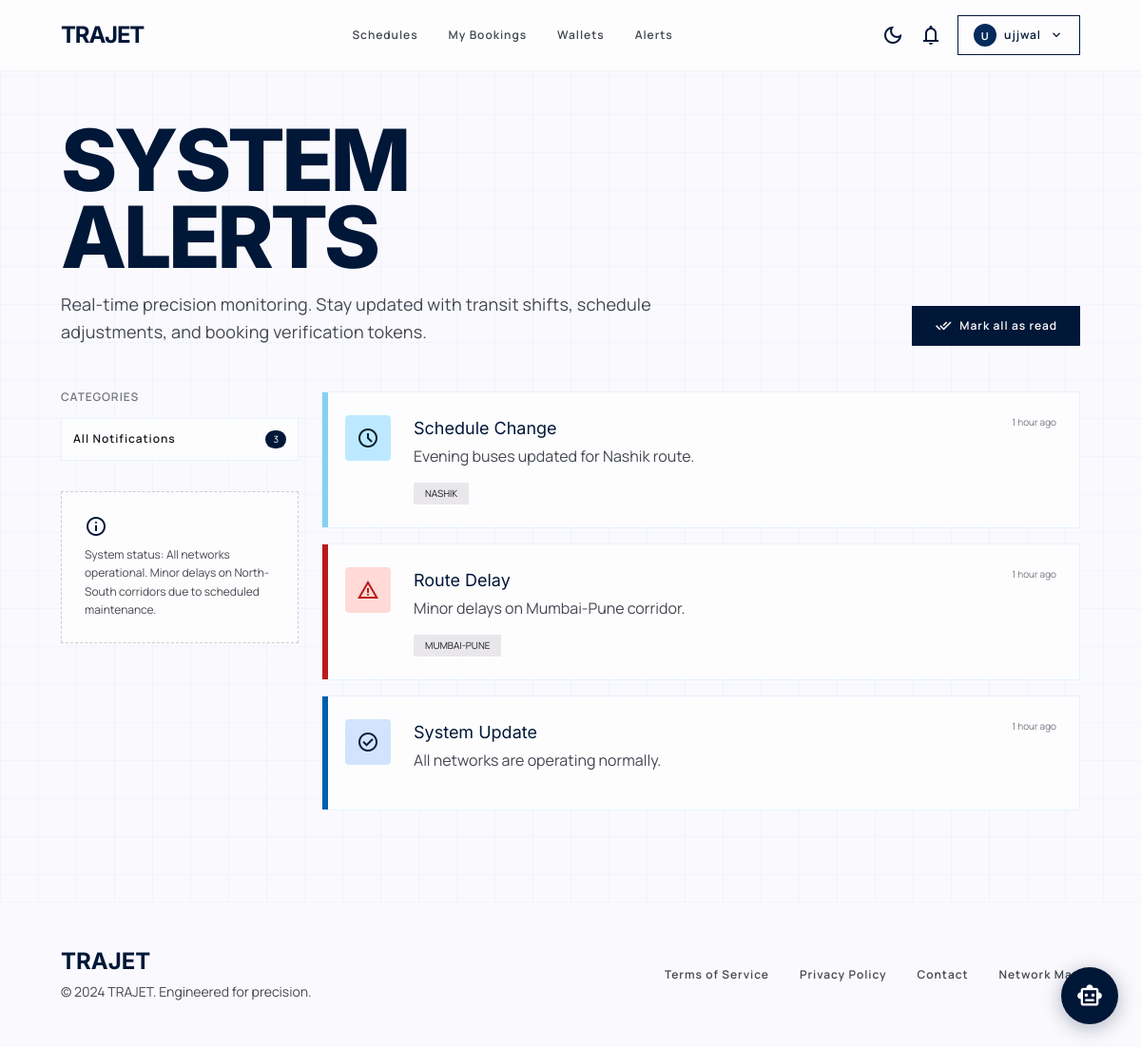
Screenshot of /alerts/ (signed in) with the database file from the repository.
### transit/models.py (models this page shows, shortened)
class Notification(models.Model):
    user = models.ForeignKey(User, on_delete=models.CASCADE, related_name='notifications')
    title = models.CharField(max_length=200)
    message = models.TextField()
    alert_type_choices = [
        ('warning', 'Warning'),
        ('check_circle', 'Success'),
        ('schedule', 'Schedule'),
        ('info', 'Info'),
    ]
    alert_type = models.CharField(max_length=20, choices=alert_type_choices, default='info')
    line_tag = models.CharField(max_length=50, blank=True)
    is_read = models.BooleanField(default=False)
    created_at = models.DateTimeField(auto_now_add=True)
    class Meta:
        ordering = ['-created_at']

### transit/views.py (the view, shortened to what this page needs)
# urls.py: path('alerts/', views.alerts_view, name='alerts'),
@login_required
def alerts_view(request):
    alerts = Notification.objects.filter(user=request.user)[:20]
    return render(request, 'transit/alerts.html', {'alerts': alerts})

### templates/transit/alerts.html (shortened to what this page needs)
{% extends 'base.html' %}
{% block content %}
<main class="pt-32 pb-24 px-margin-mobile md:px-margin-desktop max-w-container-max mx-auto w-full">
    <div class="flex flex-col md:flex-row md:items-end justify-between mb-12 gap-6">
        <div class="max-w-2xl">
            <h1 class="font-display-hero text-display-hero-mobile md:text-display-hero text-primary mb-4">SYSTEM<br/>ALERTS</h1>
            <p class="font-body-lg text-body-lg text-on-surface-variant">Real-time precision monitoring. Stay updated with transit shifts, schedule adjustments, and booking verification tokens.</p>
        </div>
        <div class="flex items-center gap-4">
            <button class="flex items-center gap-2 px-6 py-3 bg-primary text-on-primary hover:bg-secondary transition-all duration-150 active:scale-95 group" id="mark-read">
                <span class="material-symbols-outlined text-[18px]">done_all</span>
                <span class="font-label-caps text-label-caps">Mark all as read</span>
            </button>
        </div>
    </div>
    <div class="grid grid-cols-1 md:grid-cols-12 gap-gutter">
        <div class="hidden md:block md:col-span-3">
            <div class="sticky top-32 space-y-8">
                <div>
                    <h3 class="font-label-caps text-label-caps text-outline mb-4">CATEGORIES</h3>
                    <div class="flex flex-col gap-2">
                        <button class="flex items-center justify-between p-3 glass-card text-left hover:bg-white transition-colors">
                            <span class="font-label-caps text-label-caps">All Notifications</span>
                            <span class="text-[10px] bg-primary text-white px-2 py-0.5 rounded-full">{{ alerts|length }}</span>
                        </button>
                    </div>
                </div>
                <div class="p-6 glass-card border-dashed border-primary/20">
                    <span class="material-symbols-outlined text-primary mb-2">info</span>
                    <p class="text-[12px] text-on-surface-variant leading-relaxed">System status: All networks operational. Minor delays on North-South corridors due to scheduled maintenance.</p>
                </div>
            </div>
        </div>
        <div class="md:col-span-9 space-y-4" id="alerts-container">
            {% for alert in alerts %}
            <div class="glass-card p-6 flex gap-6 items-start group relative overflow-hidden transition-all duration-300 hover:border-secondary">
                <div class="w-1.5 h-full absolute left-0 top-0 {% if alert.alert_type == 'warning' %}bg-error{% elif alert.alert_type == 'check_circle' %}bg-secondary{% elif alert.alert_type == 'schedule' %}bg-tertiary-fixed-dim{% else %}bg-secondary-container{% endif %}"></div>
                <div class="w-12 h-12 flex-shrink-0 flex items-center justify-center rounded-lg {% if alert.alert_type == 'warning' %}bg-error-container text-error{% elif alert.alert_type == 'check_circle' %}bg-secondary-fixed text-on-secondary-fixed{% elif alert.alert_type == 'schedule' %}bg-tertiary-fixed text-on-tertiary-fixed{% else %}bg-secondary-container text-on-secondary-container{% endif %}">
                    <span class="material-symbols-outlined">{{ alert.alert_type }}</span>
                </div>
                <div class="flex-grow">
                    <div class="flex justify-between items-start mb-1">
                        <h4 class="font-headline-md text-[18px] text-primary">{{ alert.title }}</h4>
                        <span class="font-label-caps text-[10px] text-outline">{{ alert.created_at|timesince }} ago</span>
                    </div>
                    <p class="text-on-surface-variant body-md max-w-2xl mb-4">{{ alert.message }}</p>
                    {% if alert.line_tag %}
                    <div class="flex gap-3"><span class="bg-surface-container-high px-3 py-1 font-label-caps text-[10px] uppercase">{{ alert.line_tag }}</span></div>
                    {% endif %}
                </div>
            </div>
            {% empty %}
            <div class="glass-card p-8 text-center rounded-lg">
                <span class="material-symbols-outlined text-outline text-4xl mb-4">notifications_off</span>
                <p class="text-on-surface-variant font-body-md">All networks are operating normally. No new alerts.</p>
            </div>
            {% endfor %}
        </div>
    </div>
</main>
{% endblock %}

### templates/base.html (shortened to what this page needs)
{% load static %}
<!DOCTYPE html>
<html class="light" lang="en">
<head>
    <script src="https://cdn.tailwindcss.com?plugins=forms,container-queries"></script>
    <link rel="stylesheet" href="{% static 'css/main.css' %}"/>
</head>
<body class="bg-surface font-body-md text-on-surface min-h-screen blueprint-bg overflow-x-hidden">
    <header class="fixed top-0 w-full z-50 bg-white/60 dark:bg-primary/60 backdrop-blur-xl border-b border-outline-variant/20">
        <div class="flex justify-between items-center px-margin-mobile md:px-margin-desktop py-4 w-full max-w-container-max mx-auto">
            <a href="{% url 'transit:schedules' %}" class="font-headline-md text-headline-md font-bold tracking-tighter text-primary">TRAJET</a>
            <div class="hidden md:flex gap-8 items-center">
                <a class="text-on-surface-variant dark:text-outline-variant font-label-caps text-label-caps hover:text-secondary transition-colors duration-150" href="{% url 'transit:schedules' %}">Schedules</a>
                <a class="text-on-surface-variant dark:text-outline-variant font-label-caps text-label-caps hover:text-secondary transition-colors duration-150" href="{% url 'transit:my_bookings' %}">My Bookings</a>
                <a class="text-on-surface-variant dark:text-outline-variant font-label-caps text-label-caps hover:text-secondary transition-colors duration-150" href="{% url 'transit:wallet' %}">Wallets</a>
                <a class="text-on-surface-variant dark:text-outline-variant font-label-caps text-label-caps hover:text-secondary transition-colors duration-150" href="{% url 'transit:alerts' %}">Alerts</a>
            </div>
            <div class="flex items-center gap-4">
                <button class="material-symbols-outlined text-primary hover:text-secondary transition-colors" onclick="toggleTheme()">dark_mode</button>
                <span class="material-symbols-outlined text-primary">notifications</span>
                {% if user.is_authenticated %}
                <div class="relative" id="profile-menu-wrapper">
                    <button onclick="toggleProfileMenu()" class="flex items-center gap-2 font-label-caps text-label-caps text-primary border border-primary px-4 py-2 hover:bg-primary hover:text-white transition-all">
                        <span class="w-6 h-6 rounded-full bg-primary-container text-white text-[11px] flex items-center justify-center font-bold">{{ user.username|first|upper }}</span>
                        {{ user.username|truncatechars:10 }}
                        <span class="material-symbols-outlined text-[16px]">expand_more</span>
                    </button>
                </div>
                {% else %}
                <a href="{% url 'transit:login_user' %}" class="bg-primary text-on-primary font-label-caps text-label-caps px-6 py-2 rounded hover:bg-primary-container transition-colors">Login</a>
                {% endif %}
            </div>
        </div>
    </header>
    {% block content %}{% endblock %}
    <footer class="w-full border-t border-outline-variant/10 bg-surface dark:bg-primary mt-auto">
        <div class="flex flex-col md:flex-row justify-between items-center px-margin-mobile md:px-margin-desktop py-12 w-full max-w-container-max mx-auto">
            <div class="mb-8 md:mb-0">
                <div class="font-headline-md text-headline-md font-bold text-primary dark:text-secondary-fixed mb-2">TRAJET</div>
                <p class="text-on-surface-variant font-body-md text-sm">&copy; 2024 TRAJET. Engineered for precision.</p>
            </div>
            <div class="flex flex-wrap justify-center gap-8">
                <a class="text-on-surface-variant dark:text-outline-variant font-label-caps text-label-caps hover:text-secondary transition-colors" href="#">Terms of Service</a>
                <a class="text-on-surface-variant dark:text-outline-variant font-label-caps text-label-caps hover:text-secondary transition-colors" href="#">Privacy Policy</a>
                <a class="text-on-surface-variant dark:text-outline-variant font-label-caps text-label-caps hover:text-secondary transition-colors" href="#">Contact</a>
                <a class="text-on-surface-variant dark:text-outline-variant font-label-caps text-label-caps hover:text-secondary transition-colors" href="#">Network Map</a>
            </div>
        </div>
    </footer>
    {% if user.is_authenticated %}
    <div id="chat-widget">
        <button id="chat-toggle" onclick="toggleChat()">
            <span class="material-symbols-outlined" style="font-size:28px">smart_toy</span>
        </button>
    </div>
    {% endif %}
</body>
</html>

### static/css/main.css (style rules this page uses)
:root { --primary: #001737; --secondary: #0060ab; --surface: #faf9fd; --on-surface: #1a1b1f; }
* { box-sizing: border-box; }
body { font-family: 'Manrope', sans-serif; background-color: var(--surface); color: var(--on-surface); margin: 0; padding: 0; }
.blueprint-bg { background-color: var(--surface); background-image: linear-gradient(rgba(226, 240, 255, 0.5) 1px, transparent 1px), linear-gradient(90deg, rgba(226, 240, 255, 0.5) 1px, transparent 1px); background-size: 40px 40px; }
.glass-card { background: rgba(255, 255, 255, 0.6); backdrop-filter: blur(20px); -webkit-backdrop-filter: blur(20px); border: 1px solid rgba(226, 240, 255, 0.8); }
.material-symbols-outlined { font-variation-settings: 'FILL' 0, 'wght' 400, 'GRAD' 0, 'opsz' 24; }
#chat-widget { position: fixed; bottom: 24px; right: 24px; z-index: 9999; }
#chat-toggle { width: 60px; height: 60px; border-radius: 50%; background: #001737; color: white; border: none; cursor: pointer; display: flex; align-items: center; justify-content: center; box-shadow: 0 4px 20px rgba(0,23,55,0.3); transition: all 0.3s; font-size: 28px; }

### rows the page displays
Notification: title "Schedule Change", created_at "1 hour", message "Evening buses updated for Nashik route.", line_tag "NASHIK"
Notification: title "Route Delay", created_at "1 hour", message "Minor delays on Mumbai-Pune corridor.", line_tag "MUMBAI-PUNE"
Notification: title "System Update", created_at "1 hour", message "All networks are operating normally."

### other values shown
{{ user.username|first|upper }} "U"
{{ user.username|truncatechars:10 }} "ujjwal"
{{ alerts|length }} "3"
